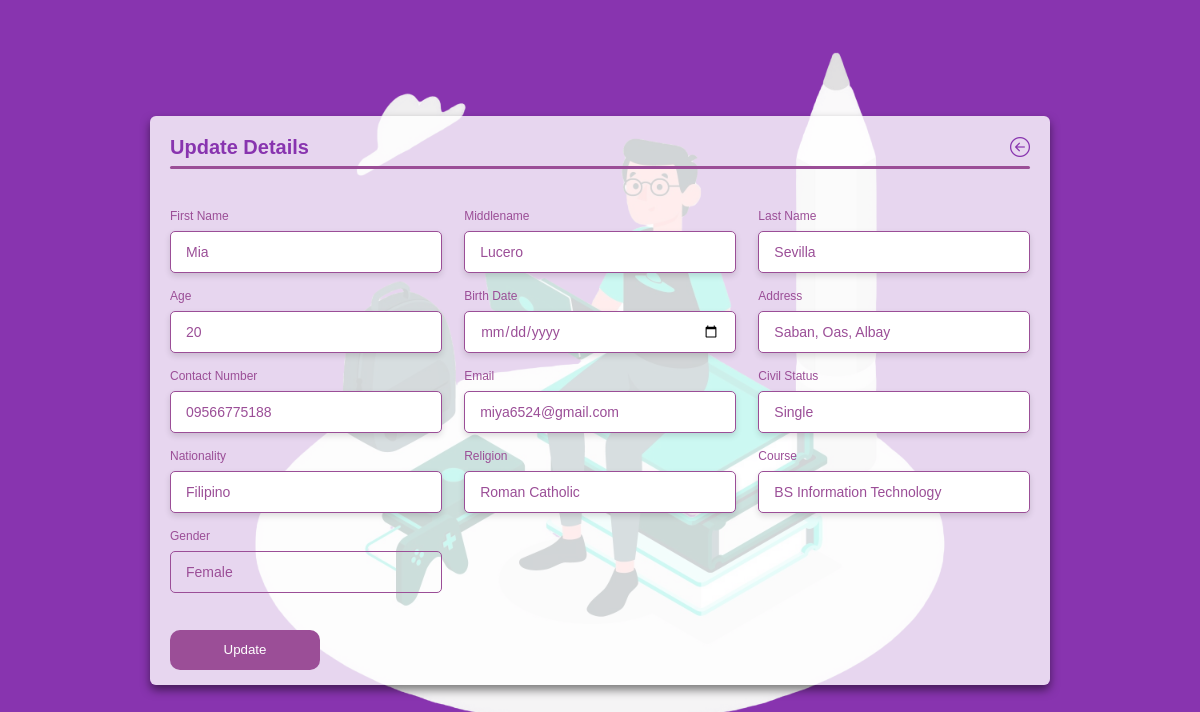
The app's page /update-details.php?ID=1 with its own data.
### tables this page shows
CREATE TABLE `students_list` (
  `id` int(11) NOT NULL,
  `first_name` varchar(50) NOT NULL,
  `middlename` varchar(50) NOT NULL,
  `surname` varchar(50) NOT NULL,
  `birthdate` varchar(20) NOT NULL,
  `age` varchar(10) NOT NULL,
  `sex` varchar(50) NOT NULL,
  `address` text NOT NULL,
  `contact_no` varchar(20) NOT NULL,
  `email` varchar(200) NOT NULL,
  `civil_status` varchar(50) NOT NULL,
  `nationality` varchar(50) NOT NULL,
  `religion` varchar(50) NOT NULL,
  `course` varchar(50) NOT NULL,
  `date_added` timestamp NOT NULL DEFAULT current_timestamp()
);

### update-details.php (the view, shortened to what this page needs)
<?php
include_once 'database.php';
$id = $_GET['ID'];
$sql = "SELECT * FROM students_list WHERE id = '$id'";
$students = $con->query($sql) or die($con->error);
$row = $students->fetch_assoc();
?>
<html lang="en">
<head>
    <link rel="stylesheet" href="font/bootstrap-icons.css">
    <link rel="stylesheet" href="css/add-update.css">
</head>
<body>
<div class="container">
    <header>Update Details
    <a href="index.php" class="back-button"><i class="bi bi-arrow-left-circle"></i></a>
    </header>
      <form action="" method="post">
        <div class="form first">
            <div class="details personal">
                <div class="fields">
                    <div class="input-field">
                        <label>First Name</label>
                        <input type="text" name="firstname" id="firstname" value="<?php echo $row['first_name']; ?>">
                    </div>
                    <div class="input-field">
                        <label>Middlename</label>
                        <input type="text" name="middlename" id="middlename" value="<?php echo $row['middlename']; ?>">
                    </div>
                    <div class="input-field">
                        <label>Last Name</label>
                        <input type="text" name="lastname" id="lastname" value="<?php echo $row['surname']; ?>">
                    </div>
                    <div class="input-field">
                        <label>Age</label>
                        <input type="number" name="age" id="age" value="<?php echo $row['age']; ?>">
                    </div>
                    <div class="input-field">
                        <label>Birth Date</label>
                        <input type="date" name="bday" id="bday" value="<?php echo $row['birthdate']; ?>">
                    </div>
                    <div class="input-field">
                        <label>Address</label>
                        <input type="text" name="address" id="address"  value="<?php echo $row['address']; ?>">
                    </div>
                    <div class="input-field">
                        <label>Contact Number</label>
                        <input type="text" name="contact" id="contact" value="<?php echo $row['contact_no']; ?>">
                    </div>
                    <div class="input-field">
                        <label>Email</label>
                        <input type="email" name="email" id="email" value="<?php echo $row['email']; ?>">
                    </div>
                    <div class="input-field">
                        <label>Civil Status</label>
                        <input type="text" name="cstatus" value="<?php echo $row['civil_status']; ?>">
                    </div>
                    <div class="input-field">
                        <label>Nationality</label>
                        <input type="text" name="nationality" id="nationality" value="<?php echo $row['nationality']; ?>">
                    </div>
                    <div class="input-field">
                        <label>Religion</label>
                        <input type="text" name="religion" id="religion" value="<?php echo $row['religion']; ?>">
                    </div>
                    <div class="input-field">
                        <label>Course</label>
                        <input type="text" name="course" id="course" value="<?php echo $row['course']; ?>">
                    </div>
                    <div class="input-field">
                        <label>Gender</label>
                        <select name="gender" id="gender" required>
                          <option value="Female" <?php echo $row['sex'] == 'Female' ? 'selected' : ''; ?>>Female</option>
                        </select
                    </div>
                </div>
            </div>
                   <button type="submit" name="submit">Update</button>
            </div>
        </div>
</form>
</body>
</html>

### css/add-update.css (style rules this page uses)
* { margin: 0; padding: 0; box-sizing: border-box; font-family: 'Poppins', sans-serif; }
body { min-height: 100vh; display: flex; align-items: center; justify-content: center; background: #8834af; background-image: url('../images/student.png'); background-repeat: no-repeat; background-position: center; background-size: contain; }
.container { position: relative; max-width: 900px; width: 100%; background-color: rgba(255, 255, 255, 0.8); border-radius: 6px; padding: 20px; margin: 0 15px; box-shadow: 0 5px 10px rgba(0, 0, 0, 0.5); }
.container header { position: relative; font-size: 20px; font-weight: 600; color: #8834af; }
.container header::before { content: ""; position: absolute; left: 0; bottom: -10px; height: 3px; width: 100%; background-color: #9b4e97; border-radius: 8px; }
.container header .back-button { position: absolute; top: 50%; right: 0; transform: translateY(-50%); text-decoration: none; color: #8834af; font-size: 18px; display: flex; align-items: center; gap: 5px; }
.container header .back-button i { font-size: 20px; }
.container form { position: relative; margin-top: 16px; min-height: 490px; background-color: transparent; }
.container form .form { position: absolute; background-color: transparent; transition: 0.3s ease; }
.container form .details { margin-top: 30px; }
.container form .fields { display: flex; align-items: center; justify-content: space-between; flex-wrap: wrap; }
form .fields .input-field { display: flex; width: calc(100% / 3 - 15px); flex-direction: column; margin: 4px 0; }
.input-field label { font-size: 12px; font-weight: 500; color: #9b4e97; }
.input-field input { height: 42px; margin: 8px 0; padding: 0 15px; border: 1px solid #9b4e97; border-radius: 5px; outline: none; font-size: 14px; font-weight: 400; color: #9b4e97; }
.input-field input:focus, .input-field input:valid { box-shadow: 0 3px 6px rgba(0, 0, 0, 0.13); }
.input-field input[type="date"] { color: #707070; }
.input-field input[type="date"]:valid { color: #9b4e97; }
.input-field select { height: 42px; margin: 8px 0; padding: 0 15px; border: 1px solid #9b4e97; border-radius: 5px; outline: none; font-size: 14px; font-weight: 400; color: #9b4e97; background-color: transparent; appearance: none; cursor: pointer; }
.input-field select:valid { color: #9b4e97; }
.container form button { display: flex; align-items: center; justify-content: center; height: 40px; max-width: 150px; width: 100%; border: none; outline: none; color: #fff; border-radius: 10px; margin: 25px 0; background-color: #9b4e97; cursor: pointer; }

### records on screen
students_list: firstname "Mia", middlename "Lucero", lastname "Sevilla", age "20", address "Saban, Oas, Albay", contact "09566775188", email "miya6524@gmail.com", cstatus "Single", nationality "Filipino", religion "Roman Catholic", course "BS Information Technology", gender "Female"
